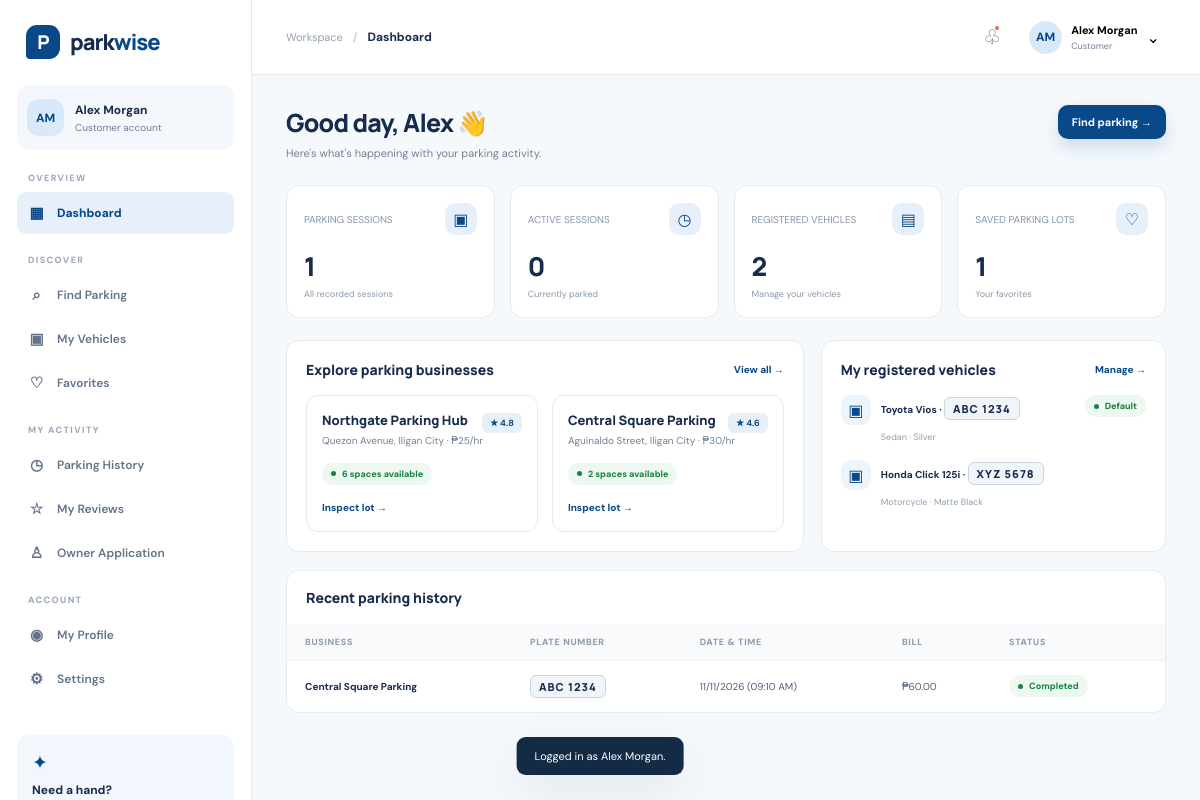
The page /index.php?view=workspace&page=Dashboard (signed in) on the database its author committed.
### tables this page shows
CREATE TABLE parking_lots (
  id INT AUTO_INCREMENT PRIMARY KEY,
  owner_id INT NOT NULL,
  name VARCHAR(150) NOT NULL,
  owner_display VARCHAR(150) NOT NULL,
  area VARCHAR(100) NOT NULL,
  address VARCHAR(255) NOT NULL,
  hourly_rate DECIMAL(10,2) NOT NULL DEFAULT 25.00,
  available_spaces INT NOT NULL DEFAULT 0,
  total_spaces INT NOT NULL DEFAULT 0,
  rating DECIMAL(3,2) NOT NULL DEFAULT 4.50,
  review_count INT NOT NULL DEFAULT 0,
  distance VARCHAR(30) DEFAULT '1.0 km',
  hours VARCHAR(80) DEFAULT 'Open 24/7',
  amenities VARCHAR(255) DEFAULT '24/7 CCTV,Guard on duty',
  image_url VARCHAR(500) NOT NULL,
  is_closed TINYINT(1) NOT NULL DEFAULT 0,
  FOREIGN KEY (owner_id) REFERENCES users(id) ON DELETE CASCADE
);

### views/pages/workspace.php (the view, shortened to what this page needs)
<?php
$user = currentUser();
$role = currentRole();
$page = (string)($_GET['page'] ?? ($role === 'guest' ? 'Find Parking' : 'Dashboard'));
$menus = menusByRole()[$role] ?? menusByRole()['customer'];
$icons = pageIcons();
$roleLabels = roleLabels();
$lots = getLots();
?>
<div id="workspace" class="workspace">
  <aside class="sidebar" id="sidebar">
    <a class="brand sidebar-brand" href="index.php?view=workspace&page=Dashboard">
      <span class="brand-mark">P</span><span>park<span class="brand-blue">wise</span></span>
    </a>
    <div class="side-user">
      <div class="avatar"><?= e(initials($user['name'])) ?></div>
      <div>
        <b><?= e($user['name']) ?></b>
        <small><?= e(($roleLabels[$role] ?? 'Customer') . ' account') ?></small>
      </div>
    </div>
    <div id="sideNav">
      <?php foreach ($menus as [$heading, $items]): ?>
        <div class="nav-group">
          <div class="nav-heading"><?= e($heading) ?></div>
          <?php foreach ($items as $item):
              $href = $item === 'Owner Application'
                  ? 'index.php?view=recruit'
                  : 'index.php?view=workspace&page=' . urlencode($item);
          ?>
            <a class="nav-link <?= $page === $item ? 'active' : '' ?>" href="<?= e($href) ?>">
              <span class="nav-ico"><?= e($icons[$item] ?? '•') ?></span><?= e($item) ?>
            </a>
          <?php endforeach; ?>
        </div>
      <?php endforeach; ?>
    </div>
    <div class="sidebar-bottom">
      <?php if ($role !== 'guard'): ?>
        <div class="help-card">
          <span>✦</span>
          <b>Need a hand?</b>
        </div>
      <?php endif; ?>
    </div>
  </aside>
  <div class="workspace-main">
    <header class="topbar">
      <div class="breadcrumb">
        <span>Workspace</span><b>/</b><strong><?= e($page) ?></strong>
      </div>
      <div class="topbar-actions">
        <a class="icon-btn notification-btn" title="Notifications" href="index.php?view=workspace&page=<?= urlencode($page) ?>&modal=notifications">♧<i></i></a>
        <div class="account-wrap">
          <button class="account-trigger" type="button" data-action="account-menu">
            <span class="avatar small"><?= e(initials($user['name'])) ?></span>
            <span class="account-label">
              <b><?= e($user['name']) ?></b>
              <small><?= e($roleLabels[$role] ?? 'Customer') ?></small>
            </span>
            <span>⌄</span>
          </button>
        </div>
      </div>
    </header>
    <main class="dashboard-content">
      <?php if ($page === 'Dashboard'): ?>
        <?php if ($role === 'customer'):
            $mySess = mySessions();
            $activeSess = array_values(array_filter($mySess, static fn(array $s): bool => $s['status'] === 'Active'));
            $firstName = explode(' ', $user['name'])[0] ?? 'Driver';
        ?>
          <?= renderPageHeader("Good day, {$firstName} 👋", "Here's what's happening with your parking activity.", '<a class="btn btn-primary btn-sm" href="index.php?view=workspace&page=' . urlencode('Find Parking') . '">Find parking →</a>') ?>
          <div class="stats-grid">
            <?= renderStatCard('PARKING SESSIONS', (string)count($mySess), 'All recorded sessions', '▣') ?>
            <?= renderStatCard('ACTIVE SESSIONS', (string)count($activeSess), 'Currently parked', '◷') ?>
            <?= renderStatCard('REGISTERED VEHICLES', (string)count($_SESSION['pw_vehicles']), 'Manage your vehicles', '▤') ?>
            <?= renderStatCard('SAVED PARKING LOTS', (string)count($_SESSION['pw_favorites']), 'Your favorites', '♡') ?>
          </div>
          <div class="content-grid">
            <section class="panel">
              <div class="panel-header">
                <h3>Explore parking businesses</h3>
                <a href="index.php?view=workspace&page=<?= urlencode('Find Parking') ?>">View all →</a>
              </div>
              <div class="lot-admin-grid" style="grid-template-columns:repeat(2,1fr)">
                <?php foreach (array_slice($lots, 0, 2) as $l):
                ?>
                  <div class="space-card">
                    <div class="space-card-top">
                      <h4><?= e($l['name']) ?></h4>
                      <span class="chip">★ <?= number_format((float)$l['rating'], 1) ?></span>
                    </div>
                    <p><?= e($l['address']) ?> · ₱<?= (int)$l['rate'] ?>/hr</p>
                    <?= statusPill($l['available'] ? $l['available'] . ' spaces available' : 'Currently full', $l['available'] ? '' : 'danger') ?>
                    <div style="margin-top:10px">
                      <a class="table-action" href="index.php?view=workspace&page=Dashboard&lot=<?= (int)$l['id'] ?>">Inspect lot →</a>
                    </div>
                  </div>
                <?php endforeach; ?>
              </div>
            </section>
            <section class="panel">
              <div class="panel-header">
                <h3>My registered vehicles</h3>
                <a href="index.php?view=workspace&page=<?= urlencode('My Vehicles') ?>">Manage →</a>
              </div>
              <div class="activity-list">
                <?php foreach ($_SESSION['pw_vehicles'] as $v): ?>
                  <div class="activity-item">
                    <span class="activity-dot">▣</span>
                    <div style="flex:1">
                      <b><?= e($v['model']) ?> · <span class="plate-badge"><?= e($v['plate']) ?></span></b>
                      <small><?= e($v['type']) ?> · <?= e($v['color']) ?></small>
                    </div>
                    <?php if (!empty($v['default'])): ?><?= statusPill('Default') ?><?php endif; ?>
                  </div>
                <?php endforeach; ?>
              </div>
            </section>
          </div>
          <?php
          $histRows = '';
          foreach (array_slice(array_reverse($mySess), 0, 4) as $s) {
              $histRows .= '<tr>'
                  . '<td><strong>' . e($s['business']) . '</strong></td>'
                  . '<td><span class="plate-badge">' . e($s['plate']) . '</span></td>'
                  . '<td>' . e($s['date']) . ' (' . e($s['timeIn']) . ')</td>'
                  . '<td>' . ($s['total'] ? '₱' . number_format((float)$s['total'], 2) : '—') . '</td>'
                  . '<td>' . statusPill($s['status'], $s['status'] === 'Active' ? 'pending' : '') . '</td>'
                  . '</tr>';
          }
          echo renderTablePanel('Recent parking history', ['BUSINESS', 'PLATE NUMBER', 'DATE & TIME', 'BILL', 'STATUS'], $histRows);
          ?>
        <?php endif; ?>
      <?php endif; ?>
    </main>
  </div>
</div>

### public/index.php (shortened to what this page needs)
<?php
require_once __DIR__ . '/../src/helpers/store.php';
require_once __DIR__ . '/../src/helpers/components.php';
$view = (string)($_GET['view'] ?? 'landing');
$toast = popFlash();
?>
<!DOCTYPE html>
<html lang="en">
<head>
  <link rel="stylesheet" href="assets/css/styles.css" />
</head>
<body>
  <div id="app">
    <?php
    if ($view === 'workspace') {
        require __DIR__ . '/../views/pages/workspace.php';
    } elseif ($view === 'recruit') {
        require __DIR__ . '/../views/pages/recruit.php';
    } else {
        require __DIR__ . '/../views/pages/landing.php';
    }
    ?>
  </div>
  <div class="toast <?= $toast ? 'show' : '' ?>" id="toast"><?= $toast ? e($toast['msg']) : '' ?></div>
</body>
</html>

### src/helpers/components.php (shortened to what this page needs)
<?php
function renderStatCard(string $label, string $num, string $foot, string $ico): string {
    return '<div class="stat-card">'
        . '<div class="stat-top"><span>' . e($label) . '</span><span class="stat-icon">' . e($ico) . '</span></div>'
        . '<div class="stat-number">' . e($num) . '</div>'
        . '<div class="stat-foot">' . e($foot) . '</div>'
        . '</div>';
}
function renderPageHeader(string $title, string $desc, string $actionHtml = ''): string {
    return '<div class="page-title-row"><div><h1>' . e($title) . '</h1><p>' . e($desc) . '</p></div>'
        . ($actionHtml !== '' ? '<div class="page-actions">' . $actionHtml . '</div>' : '')
        . '</div>';
}
function renderTablePanel(string $title, array $headers, string $rowsHtml, string $extraHtml = ''): string {
    $th = implode('', array_map(static fn(string $h): string => '<th>' . e($h) . '</th>', $headers));
    $body = $rowsHtml !== '' ? $rowsHtml : '<tr><td colspan="' . count($headers) . '" class="empty-state">No records to display.</td></tr>';
    return '<section class="table-panel">'
        . '<div class="table-head"><h3>' . e($title) . '</h3>' . $extraHtml . '</div>'
        . '<div class="table-wrap"><table><thead><tr>' . $th . '</tr></thead><tbody>' . $body . '</tbody></table></div>'
        . '</section>';
}

### src/helpers/store.php (shortened to what this page needs)
<?php
function e(?string $s): string {
    return htmlspecialchars((string)$s, ENT_QUOTES, 'UTF-8');
}
function initials(string $name): string {
    $parts = preg_split('/\s+/', trim($name));
    $out = '';
    foreach (array_slice($parts, 0, 2) as $p) {
        if ($p !== '') {
            $out .= strtoupper($p[0]);
        }
    }
    return $out ?: 'PW';
}
function popFlash(): ?array {
    if (!empty($_SESSION['pw_toast'])) {
        $f = $_SESSION['pw_toast'];
        return $f;
    }
    return null;
}
function getLots(): array {
    $pdo = db();
    if ($pdo) {
        try {
            $rows = $pdo->query('SELECT * FROM parking_lots ORDER BY id ASC')->fetchAll();
            if ($rows) {
                return array_map(static function (array $r): array {
                    return [
                        'id' => (int)$r['id'],
                        'name' => $r['name'],
                        'owner' => $r['owner_display'],
                        'area' => $r['area'],
                        'address' => $r['address'],
                        'rate' => (float)$r['hourly_rate'],
                        'available' => (int)$r['available_spaces'],
                        'total' => (int)$r['total_spaces'],
                        'rating' => (float)$r['rating'],
                        'reviews' => (int)$r['review_count'],
                        'distance' => $r['distance'],
                        'hours' => $r['hours'],
                        'amenities' => array_filter(array_map('trim', explode(',', (string)$r['amenities']))),
                        'image' => $r['image_url'],
                        'closed' => (bool)$r['is_closed'],
                    ];
                }, $rows);
            }
        } catch (Throwable $e) {
        }
    }
    return $_SESSION['pw_lots'];
}
function roleLabels(): array {
    return [
        'customer' => 'Customer',
        'owner' => 'Owner / Admin',
        'superadmin' => 'Super Admin',
        'guard' => 'Guard',
        'guest' => 'Guest',
    ];
}
function pageIcons(): array {
    return [
        'Dashboard' => '▦',
        'Find Parking' => '⌕',
        'My Vehicles' => '▣',
        'Parking History' => '◷',
        'Favorites' => '♡',
        'My Reviews' => '☆',
        'Owner Application' => '♙',
        'My Businesses' => '▤',
        'Parking Spaces' => '▦',
        'Guards' => '♟',
        'Transactions' => '₱',
        'Reports & Reviews' => '⚑',
        'Owner Applications' => '♧',
        'Business Directory' => '⌂',
        'Customer Accounts' => '♙',
        'Guard Accounts' => '♟',
        'Platform Reports' => '⚑',
        'Activity Logs' => '◷',
        'Settings' => '⚙',
        'My Profile' => '◉',
        'Time In' => '↘',
        'Time Out' => '↗',
        'Session Log' => '▤',
    ];
}
function currentUser(): ?array {
    return $_SESSION['pw_user'] ?? null;
}
function currentRole(): string {
    return $_SESSION['pw_role'] ?? 'customer';
}
function myPlates(): array {
    return array_map(static fn(array $v): string => strtoupper($v['plate']), $_SESSION['pw_vehicles']);
}
function mySessions(): array {
    $plates = myPlates();
    return array_values(array_filter($_SESSION['pw_sessions'], static fn(array $s): bool => in_array(strtoupper($s['plate']), $plates, true)));
}
function statusPill(string $text, string $type = ''): string {
    return '<span class="status ' . e($type) . '">' . e($text) . '</span>';
}

### rows shown on the page
parking_lots: name "Northgate Parking Hub", rating "4.8", address "Quezon Avenue, Iligan City", rate "25", text "6 spaces available"
parking_lots: name "Central Square Parking", rating "4.6", address "Aguinaldo Street, Iligan City", rate "30", text "2 spaces available"

### other values the page prints
initials($user['name']) "AM"
$user['name'] "Alex Morgan"
$heading "OVERVIEW"
$icons[$item] "▦"
$item "Dashboard"
$heading "DISCOVER"
$icons[$item] "⌕"
$item "Find Parking"
$icons[$item] "▣"
$item "My Vehicles"
$icons[$item] "♡"
$item "Favorites"
$heading "MY ACTIVITY"
$icons[$item] "◷"
$item "Parking History"
